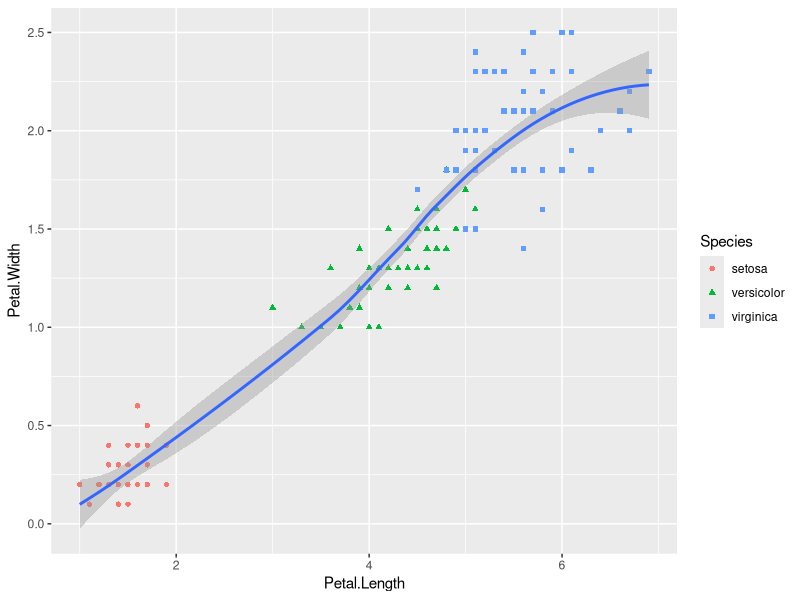
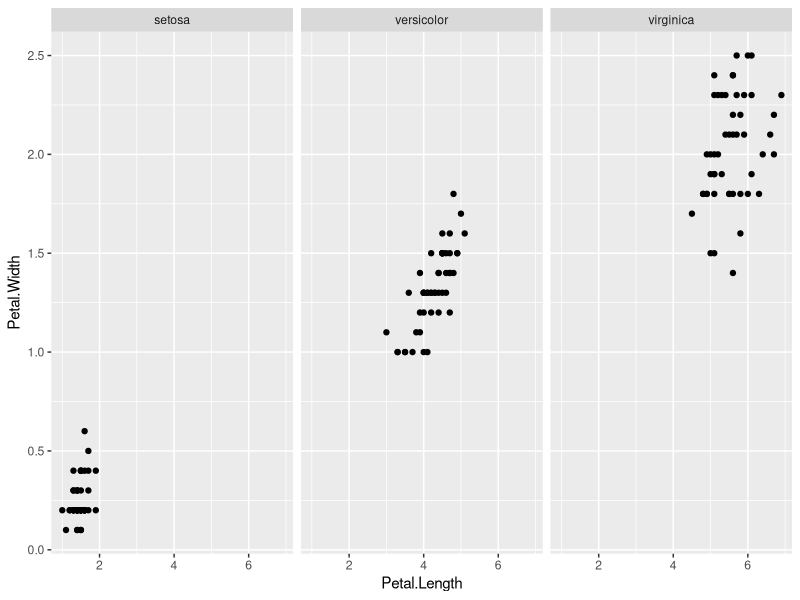
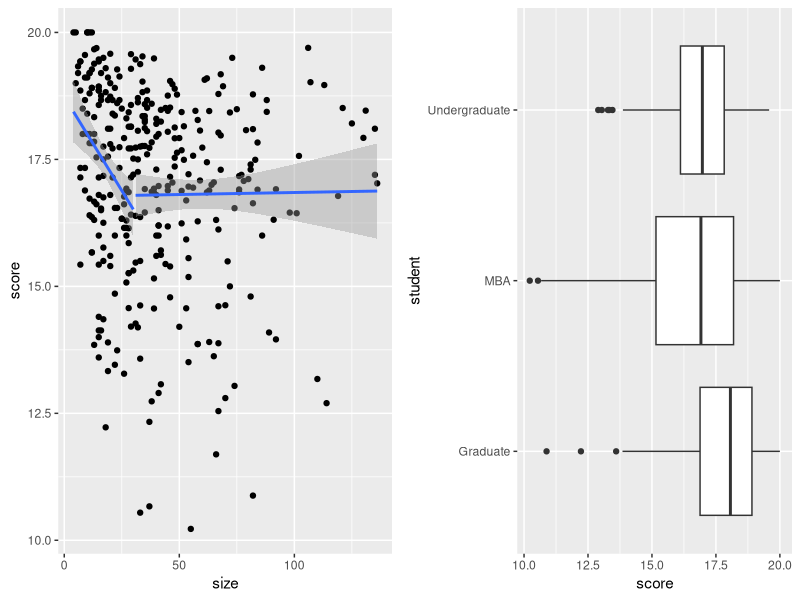

The R script that drew these images, in order: (Note: this script raises an error after producing the figures.)
####################
# Tidy and More III
####################

library(tidyverse)
## 14 september 2026

ggplot(iris, 
       aes(
         x=Petal.Length, y=Petal.Width
       )) +
  geom_point(aes(color=Species, shape=Species)) +
  geom_smooth()

ggplot(iris, 
       aes(
         x=Petal.Length, y=Petal.Width
       ))+
  geom_point() +
  facet_grid(.~Species)

bschool <- read_csv("Bschool.csv")


p22 <- bschool |>
  mutate(
    smallsize=1*(size<=30)
  ) |>
  ggplot(aes(x=size, y=score, group=smallsize)) +
  geom_point() +
  geom_smooth(method="lm")

p12 <- ggplot(bschool, aes(x=score))
p12 <- p12 +  geom_boxplot(aes(y=student))


library(gridExtra)
grid.arrange(p22, p12, ncol=2)

### 16 september 2026

# give a domaine on a data
table1
table2 
table3
 ## data tidy

# handling data: changing table1 to table 2 or vice versa
table2 |>
  spread(
    key = type, 
    value = count
  )
# change the table 1 into table2
table1 |> 
  gather(
    key = type,
    value = count, -country, -year
    
  )
# they are useful for ploting


# function to generate 1D latin hypercube sample
lhs1 <- function(n) {
  x <- sample(1:n)
  x <- x-runif(n)
  x <- x/n
  return(x)
}

x.lhs <- lhs1(n)

int.approx <- function(u) {
  mean(sin(u))
}



## The simulation code
set.seed(10)
n <- 100
nrep <- 10
lhs.mean <- replicate(nrep, int.approx(lhs1(n)))
iid.mean <- apply(matrix(runif(n*nrep), nrep, n), 1,
                  int.approx)
iid.data <- as.data.frame(iid.mean)
lhs.data <- as.data.frame(lhs.mean)

cbind(lhs.mean, iid.mean)

results1 <- tibble(
  rep.id = 1:nrep,
  lhs = lhs.mean,
  iid = iid.mean
)


results2 <- results1 |> gather(
  method, est, -rep.id
  
)
 # summary analysis
true_mean <- 1 - cos(1)
results2 |> 
  group_by(method)|>
  summarize(
    bias = mean(est) - true_mean,
    var = var(est),
    mse = var(est) + bias^2
  )

# graph analysis
results2 |> ggplot(aes(x = method, y=est)) + 
  geom_boxplot()

results2 |> ggplot(aes(x = method, y=est - true_mean)) + 
  geom_boxplot()+
  ylab("bias")
 library(tidyverse) 
# Graph the results2
results2 |> ggplot(aes(x=rep.id, y=est, color=method)) +
  geom_point()
